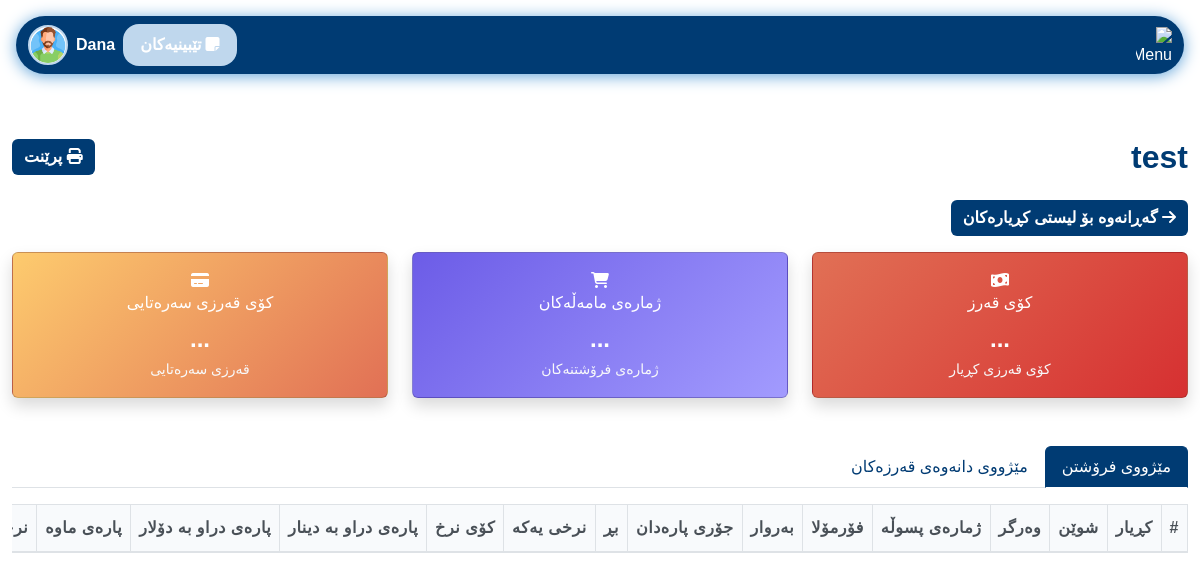
Before: /pages/customer_profile.php?id=32 (signed in) with the older database file.
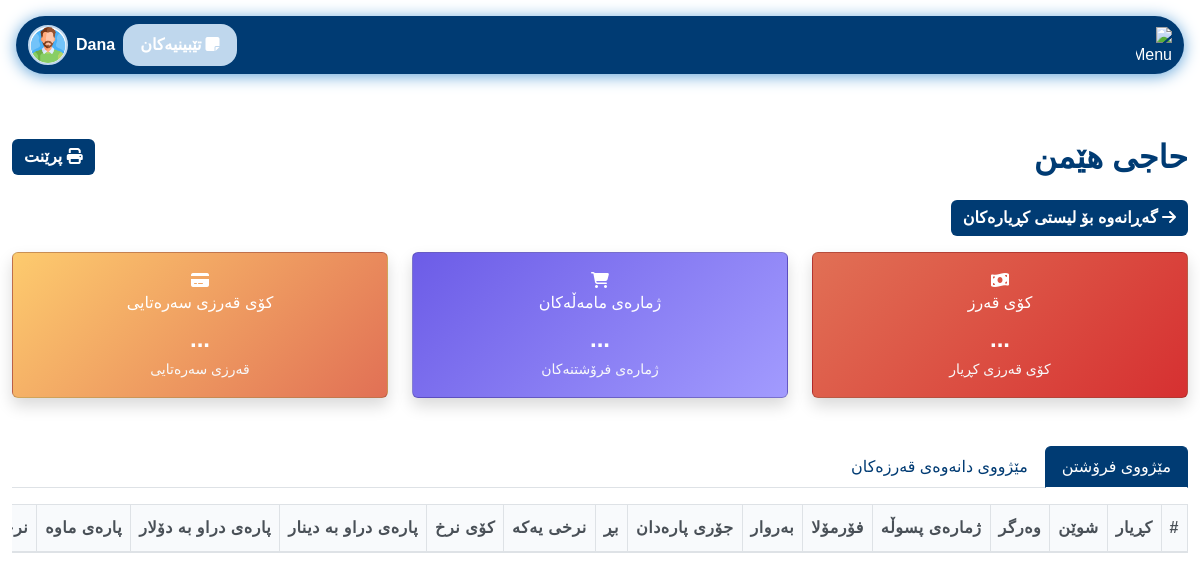
After: the same page with the newer database file.
### tables this page shows
CREATE TABLE `customers` (
  `id` int NOT NULL AUTO_INCREMENT,
  `name` varchar(255) NOT NULL,
  `mobile1` varchar(20) NOT NULL,
  `mobile2` varchar(20) DEFAULT NULL,
  `opening_debt_usd` decimal(14,2) DEFAULT '0.00',
  `opening_debt_iqd` decimal(20,2) DEFAULT '0.00',
  PRIMARY KEY (`id`)
);

### pages/customer_profile.php (the view, shortened to what the changed rows need)
<?php
require_once '../config/db_conected.php';
$customer_id = isset($_GET['id']) ? intval($_GET['id']) : 0;
$customer_name = '';
if ($customer_id) {
    $stmt = $pdo->prepare('SELECT name FROM customers WHERE id = ?');
    $stmt->execute([$customer_id]);
    $row = $stmt->fetch(PDO::FETCH_ASSOC);
    $customer_name = $row ? $row['name'] : '';
} else {
    error_log('Customer Profile - No customer ID provided');
}
?>
<!DOCTYPE html>
<html lang="ku">
<head>
    <link href="https://cdn.jsdelivr.net/npm/bootstrap@5.3.0/dist/css/bootstrap.rtl.min.css" rel="stylesheet">
    <link href="../assets/css/login.css" rel="stylesheet">
    <link href="../assets/css/variables.css" rel="stylesheet">
    <link href="../assets/css/nav.css" rel="stylesheet">
    <link href="../assets/css/comon/table.css" rel="stylesheet">
    <link href="../assets/css/comon/style.css" rel="stylesheet">
    <link href="../assets/css/comon/cards.css" rel="stylesheet" />
    <link rel="stylesheet" href="https://cdnjs.cloudflare.com/ajax/libs/font-awesome/6.4.2/css/all.min.css">
    <link href="https://cdn.jsdelivr.net/npm/select2@4.1.0-rc.0/dist/css/select2.min.css" rel="stylesheet" />
  </head>
<body dir="rtl">
<?php include '../includes/navbar.php'; ?>
<div class="container-fluid py-5">
    <div class="d-flex justify-content-between align-items-center mb-4">
        <h2 class="mb-0" style="color: var(--seafoam-green); font-weight: bold;">
            <?php echo htmlspecialchars($customer_name); ?>
        </h2>
        <button class="btn" style="background: var(--seafoam-green); color: #fff; border: none; font-weight: bold;" onclick="window.location.href='receipts.php?id=' + CUSTOMER_ID">
            <i class="fa fa-print"></i> پرێنت
        </button>
    </div>
    <div class="tab-content" id="profileTabsContent">
        <div class="tab-pane fade show active" id="sales" role="tabpanel" aria-labelledby="sales-tab">
            <div class="table-responsive">
                <table class="table table-bordered table-hover align-middle text-center" id="salesTable">
                    <thead style="background: var(--kelly-green); color: var(--seafoam-green);">
                        <tr>
                            <th>#</th>
                            <th>کڕیار</th>
                            <th>شوێن</th>
                            <th>وەرگر</th>
                            <th>ژمارەی پسوڵە</th>
                            <th>فۆرمۆلا</th>
                            <th>بەروار</th>
                            <th>جۆری پارەدان</th>
                            <th>بڕ</th>
                            <th>نرخی یەکە</th>
                            <th>کۆی نرخ</th>
                            <th>پارەی دراو بە دینار</th>
                            <th>پارەی دراو بە دۆلار</th>
                            <th>پارەی ماوە</th>
                            <th>نرخی ١٠٠ دۆلار</th>
                        </tr>
                    </thead>
                </table>
            </div>
        </div>
    </div>
</div>
</body>
</html>

Changed rows visible on the page:
changed customers: name "test" → "حاجی هێمن"
